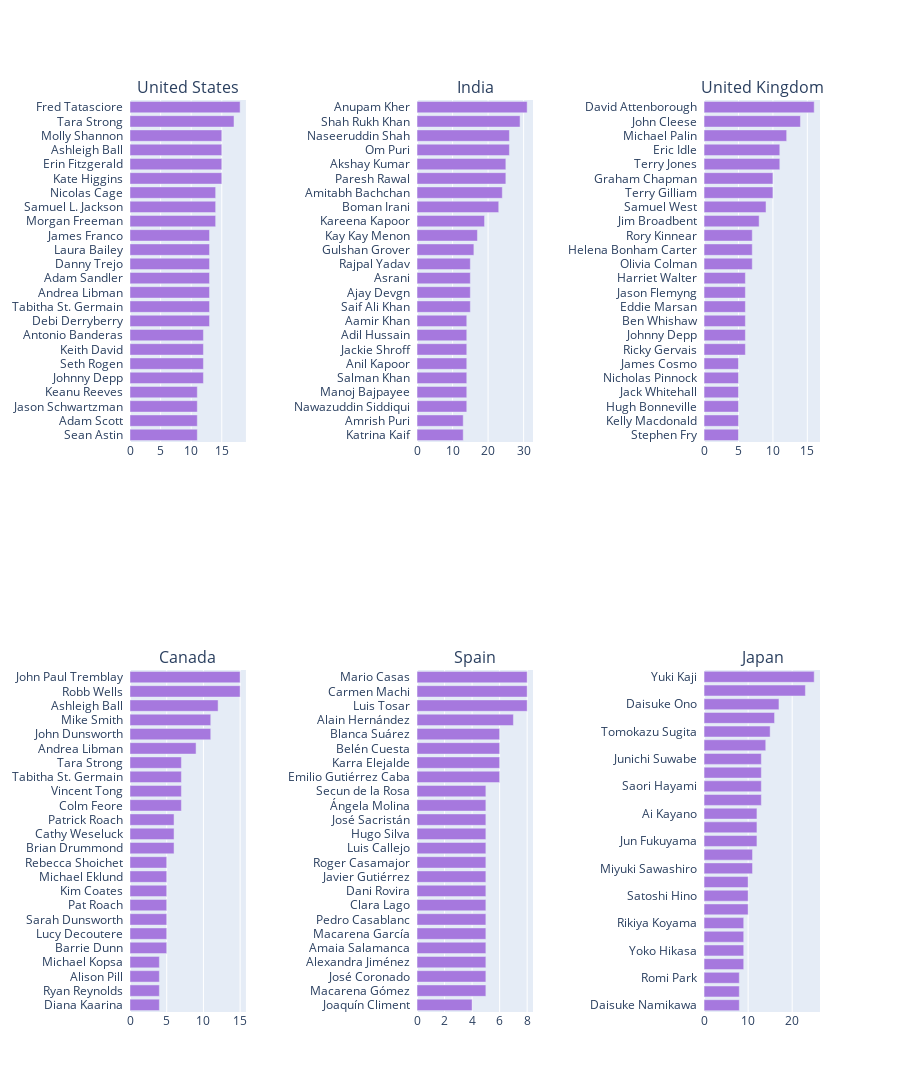

Notebook source saved alongside this figure:
### Code cell
def country_trace(country, flag = "movie"):
    df["from_us"] = df['country'].fillna("").apply(lambda x : 1 if country.lower() in x.lower() else 0)
    small = df[df["from_us"] == 1]
    if flag == "movie":
        small = small[small["duration"] != ""]
    else:
        small = small[small["season_count"] != ""]
    cast = ", ".join(small['cast'].fillna("")).split(", ")
    tags = Counter(cast).most_common(25)
    tags = [_ for _ in tags if "" != _[0]]

    labels, values = [_[0]+"  " for _ in tags], [_[1] for _ in tags]
    trace = go.Bar(y=labels[::-1], x=values[::-1], orientation="h", name="", marker=dict(color="#a678de"))
    return trace

from plotly.subplots import make_subplots
traces = []
titles = ["United States", "","India","", "United Kingdom", "Canada","", "Spain","", "Japan"]
for title in titles:
    if title != "":
        traces.append(country_trace(title))

fig = make_subplots(rows=2, cols=5, subplot_titles=titles)
fig.add_trace(traces[0], 1,1)
fig.add_trace(traces[1], 1,3)
fig.add_trace(traces[2], 1,5)
fig.add_trace(traces[3], 2,1)
fig.add_trace(traces[4], 2,3)
fig.add_trace(traces[5], 2,5)

fig.update_layout(height=1200, showlegend=False)
fig.show()

### Figure 1 — Plotly figure (JSON) as saved in the notebook; plotly's stock layout.template omitted (floating-point values rounded to 4 significant figures)
{"data": [{"marker": {"color": "#a678de"}, "name": "", "orientation": "h", "type": "bar", "x": [11, 11, 11, 11, 12, 12, 12, 12, 13, 13, 13, 13, 13, 13, 13, 14, 14, 14, 15, 15, 15, 15, 17, 18], "xaxis": "x", "y": ["Sean Astin  ", "Adam Scott  ", "Jason Schwartzman  ", "Keanu Reeves  ", "Johnny Depp  ", "Seth Rogen  ", "Keith David  ", "Antonio Banderas  ", "Debi Derryberry  ", "Tabitha St. Germain  ", "Andrea Libman  ", "Adam Sandler  ", "Danny Trejo  ", "Laura Bailey  ", "James Franco  ", "Morgan Freeman  ", "Samuel L. Jackson  ", "Nicolas Cage  ", "Kate Higgins  ", "Erin Fitzgerald  ", "Ashleigh Ball  ", "Molly Shannon  ", "Tara Strong  ", "Fred Tatasciore  "], "yaxis": "y"}, {"marker": {"color": "#a678de"}, "name": "", "orientation": "h", "type": "bar", "x": [13, 13, 14, 14, 14, 14, 14, 14, 14, 15, 15, 15, 15, 16, 17, 19, 23, 24, 25, 25, 26, 26, 29, 31], "xaxis": "x3", "y": ["Katrina Kaif  ", "Amrish Puri  ", "Nawazuddin Siddiqui  ", "Manoj Bajpayee  ", "Salman Khan  ", "Anil Kapoor  ", "Jackie Shroff  ", "Adil Hussain  ", "Aamir Khan  ", "Saif Ali Khan  ", "Ajay Devgn  ", "Asrani  ", "Rajpal Yadav  ", "Gulshan Grover  ", "Kay Kay Menon  ", "Kareena Kapoor  ", "Boman Irani  ", "Amitabh Bachchan  ", "Paresh Rawal  ", "Akshay Kumar  ", "Om Puri  ", "Naseeruddin Shah  ", "Shah Rukh Khan  ", "Anupam Kher  "], "yaxis": "y3"}, {"marker": {"color": "#a678de"}, "name": "", "orientation": "h", "type": "bar", "x": [5, 5, 5, 5, 5, 5, 6, 6, 6, 6, 6, 6, 7, 7, 7, 8, 9, 10, 10, 11, 11, 12, 14, 16], "xaxis": "x5", "y": ["Stephen Fry  ", "Kelly Macdonald  ", "Hugh Bonneville  ", "Jack Whitehall  ", "Nicholas Pinnock  ", "James Cosmo  ", "Ricky Gervais  ", "Johnny Depp  ", "Ben Whishaw  ", "Eddie Marsan  ", "Jason Flemyng  ", "Harriet Walter  ", "Olivia Colman  ", "Helena Bonham Carter  ", "Rory Kinnear  ", "Jim Broadbent  ", "Samuel West  ", "Terry Gilliam  ", "Graham Chapman  ", "Terry Jones  ", "Eric Idle  ", "Michael Palin  ", "John Cleese  ", "David Attenborough  "], "yaxis": "y5"}, {"marker": {"color": "#a678de"}, "name": "", "orientation": "h", "type": "bar", "x": [4, 4, 4, 4, 5, 5, 5, 5, 5, 5, 5, 6, 6, 6, 7, 7, 7, 7, 9, 11, 11, 12, 15, 15], "xaxis": "x6", "y": ["Diana Kaarina  ", "Ryan Reynolds  ", "Alison Pill  ", "Michael Kopsa  ", "Barrie Dunn  ", "Lucy Decoutere  ", "Sarah Dunsworth  ", "Pat Roach  ", "Kim Coates  ", "Michael Eklund  ", "Rebecca Shoichet  ", "Brian Drummond  ", "Cathy Weseluck  ", "Patrick Roach  ", "Colm Feore  ", "Vincent Tong  ", "Tabitha St. Germain  ", "Tara Strong  ", "Andrea Libman  ", "John Dunsworth  ", "Mike Smith  ", "Ashleigh Ball  ", "Robb Wells  ", "John Paul Tremblay  "], "yaxis": "y6"}, {"marker": {"color": "#a678de"}, "name": "", "orientation": "h", "type": "bar", "x": [4, 5, 5, 5, 5, 5, 5, 5, 5, 5, 5, 5, 5, 5, 5, 5, 6, 6, 6, 6, 7, 8, 8, 8], "xaxis": "x8", "y": ["Joaquín Climent  ", "Macarena Gómez  ", "José Coronado  ", "Alexandra Jiménez  ", "Amaia Salamanca  ", "Macarena García  ", "Pedro Casablanc  ", "Clara Lago  ", "Dani Rovira  ", "Javier Gutiérrez  ", "Roger Casamajor  ", "Luis Callejo  ", "Hugo Silva  ", "José Sacristán  ", "Ángela Molina  ", "Secun de la Rosa  ", "Emilio Gutiérrez Caba  ", "Karra Elejalde  ", "Belén Cuesta  ", "Blanca Suárez  ", "Alain Hernández  ", "Luis Tosar  ", "Carmen Machi  ", "Mario Casas  "], "yaxis": "y8"}, {"marker": {"color": "#a678de"}, "name": "", "orientation": "h", "type": "bar", "x": [8, 8, 8, 9, 9, 9, 9, 10, 10, 10, 11, 11, 12, 12, 12, 13, 13, 13, 13, 14, 15, 16, 17, 23, 25], "xaxis": "x10", "y": ["Daisuke Namikawa  ", "Haruka Tomatsu  ", "Romi Park  ", "Kenjiro Tsuda  ", "Yoko Hikasa  ", "Junko Takeuchi  ", "Rikiya Koyama  ", "Kazuya Nakai  ", "Satoshi Hino  ", "Fumiko Orikasa  ", "Miyuki Sawashiro  ", "Takehito Koyasu  ", "Jun Fukuyama  ", "Maaya Sakamoto  ", "Ai Kayano  ", "Hiroshi Kamiya  ", "Saori Hayami  ", "Yuichi Nakamura  ", "Junichi Suwabe  ", "Kana Hanazawa  ", "Tomokazu Sugita  ", "Mamoru Miyano  ", "Daisuke Ono  ", "Takahiro Sakurai  ", "Yuki Kaji  "], "yaxis": "y10"}], "layout": {"annotations": [{"font": {"size": 16}, "showarrow": false, "text": "United States", "x": 0.084, "xanchor": "center", "xref": "paper", "y": 1, "yanchor": "bottom", "yref": "paper"}, {"font": {"size": 16}, "showarrow": false, "text": "India", "x": 0.5, "xanchor": "center", "xref": "paper", "y": 1, "yanchor": "bottom", "yref": "paper"}, {"font": {"size": 16}, "showarrow": false, "text": "United Kingdom", "x": 0.916, "xanchor": "center", "xref": "paper", "y": 1, "yanchor": "bottom", "yref": "paper"}, {"font": {"size": 16}, "showarrow": false, "text": "Canada", "x": 0.084, "xanchor": "center", "xref": "paper", "y": 0.375, "yanchor": "bottom", "yref": "paper"}, {"font": {"size": 16}, "showarrow": false, "text": "Spain", "x": 0.5, "xanchor": "center", "xref": "paper", "y": 0.375, "yanchor": "bottom", "yref": "paper"}, {"font": {"size": 16}, "showarrow": false, "text": "Japan", "x": 0.916, "xanchor": "center", "xref": "paper", "y": 0.375, "yanchor": "bottom", "yref": "paper"}], "height": 1200, "showlegend": false, "xaxis": {"anchor": "y", "domain": [0, 0.168]}, "xaxis10": {"anchor": "y10", "domain": [0.832, 1]}, "xaxis2": {"anchor": "y2", "domain": [0.208, 0.376]}, "xaxis3": {"anchor": "y3", "domain": [0.416, 0.584]}, "xaxis4": {"anchor": "y4", "domain": [0.624, 0.792]}, "xaxis5": {"anchor": "y5", "domain": [0.832, 1]}, "xaxis6": {"anchor": "y6", "domain": [0, 0.168]}, "xaxis7": {"anchor": "y7", "domain": [0.208, 0.376]}, "xaxis8": {"anchor": "y8", "domain": [0.416, 0.584]}, "xaxis9": {"anchor": "y9", "domain": [0.624, 0.792]}, "yaxis": {"anchor": "x", "domain": [0.625, 1]}, "yaxis10": {"anchor": "x10", "domain": [0, 0.375]}, "yaxis2": {"anchor": "x2", "domain": [0.625, 1]}, "yaxis3": {"anchor": "x3", "domain": [0.625, 1]}, "yaxis4": {"anchor": "x4", "domain": [0.625, 1]}, "yaxis5": {"anchor": "x5", "domain": [0.625, 1]}, "yaxis6": {"anchor": "x6", "domain": [0, 0.375]}, "yaxis7": {"anchor": "x7", "domain": [0, 0.375]}, "yaxis8": {"anchor": "x8", "domain": [0, 0.375]}, "yaxis9": {"anchor": "x9", "domain": [0, 0.375]}}}
